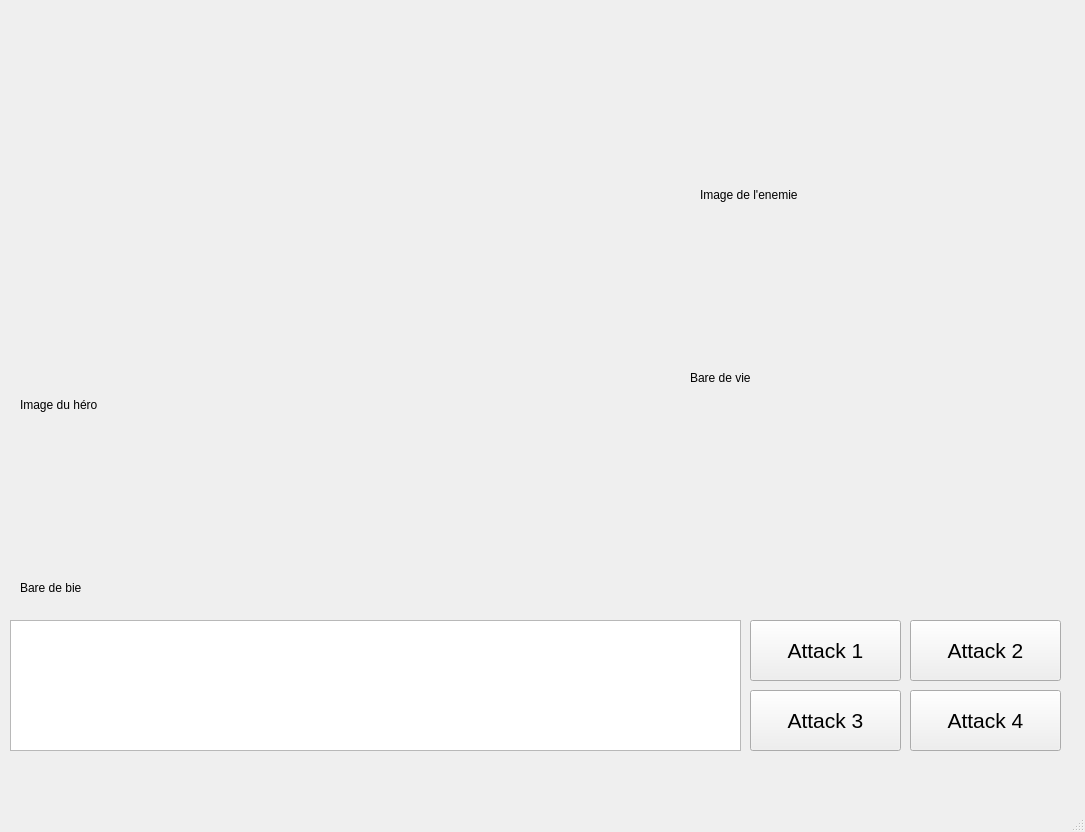
<?xml version="1.0" encoding="UTF-8"?>
<ui version="4.0">
 <class>MainWindow</class>
 <widget class="QMainWindow" name="MainWindow">
  <property name="geometry">
   <rect>
    <x>0</x>
    <y>0</y>
    <width>1085</width>
    <height>832</height>
   </rect>
  </property>
  <property name="windowTitle">
   <string>MainWindow</string>
  </property>
  <widget class="QWidget" name="centralwidget">
   <widget class="QPushButton" name="Attack1">
    <property name="geometry">
     <rect>
      <x>750</x>
      <y>620</y>
      <width>151</width>
      <height>61</height>
     </rect>
    </property>
    <property name="font">
     <font>
      <pointsize>16</pointsize>
     </font>
    </property>
    <property name="text">
     <string>Attack 1</string>
    </property>
   </widget>
   <widget class="QPushButton" name="Attack2">
    <property name="geometry">
     <rect>
      <x>910</x>
      <y>620</y>
      <width>151</width>
      <height>61</height>
     </rect>
    </property>
    <property name="font">
     <font>
      <pointsize>16</pointsize>
     </font>
    </property>
    <property name="text">
     <string>Attack 2</string>
    </property>
   </widget>
   <widget class="QPushButton" name="Attack3">
    <property name="geometry">
     <rect>
      <x>750</x>
      <y>690</y>
      <width>151</width>
      <height>61</height>
     </rect>
    </property>
    <property name="font">
     <font>
      <pointsize>16</pointsize>
     </font>
    </property>
    <property name="text">
     <string>Attack 3</string>
    </property>
   </widget>
   <widget class="QPushButton" name="Attack4">
    <property name="geometry">
     <rect>
      <x>910</x>
      <y>690</y>
      <width>151</width>
      <height>61</height>
     </rect>
    </property>
    <property name="font">
     <font>
      <pointsize>16</pointsize>
     </font>
    </property>
    <property name="text">
     <string>Attack 4</string>
    </property>
   </widget>
   <widget class="QTextBrowser" name="Information">
    <property name="geometry">
     <rect>
      <x>10</x>
      <y>620</y>
      <width>731</width>
      <height>131</height>
     </rect>
    </property>
   </widget>
   <widget class="QLabel" name="Enemy">
    <property name="geometry">
     <rect>
      <x>700</x>
      <y>20</y>
      <width>350</width>
      <height>350</height>
     </rect>
    </property>
    <property name="text">
     <string>Image de l'enemie</string>
    </property>
   </widget>
   <widget class="QLabel" name="Hero">
    <property name="geometry">
     <rect>
      <x>20</x>
      <y>230</y>
      <width>350</width>
      <height>350</height>
     </rect>
    </property>
    <property name="text">
     <string>Image du héro</string>
    </property>
   </widget>
   <widget class="QLabel" name="Enemy_life">
    <property name="geometry">
     <rect>
      <x>690</x>
      <y>370</y>
      <width>350</width>
      <height>16</height>
     </rect>
    </property>
    <property name="text">
     <string>Bare de vie</string>
    </property>
   </widget>
   <widget class="QLabel" name="Hero_life">
    <property name="geometry">
     <rect>
      <x>20</x>
      <y>580</y>
      <width>350</width>
      <height>16</height>
     </rect>
    </property>
    <property name="text">
     <string>Bare de bie</string>
    </property>
   </widget>
  </widget>
  <widget class="QMenuBar" name="menubar">
   <property name="geometry">
    <rect>
     <x>0</x>
     <y>0</y>
     <width>1085</width>
     <height>22</height>
    </rect>
   </property>
  </widget>
  <widget class="QStatusBar" name="statusbar"/>
 </widget>
 <resources/>
 <connections/>
</ui>
